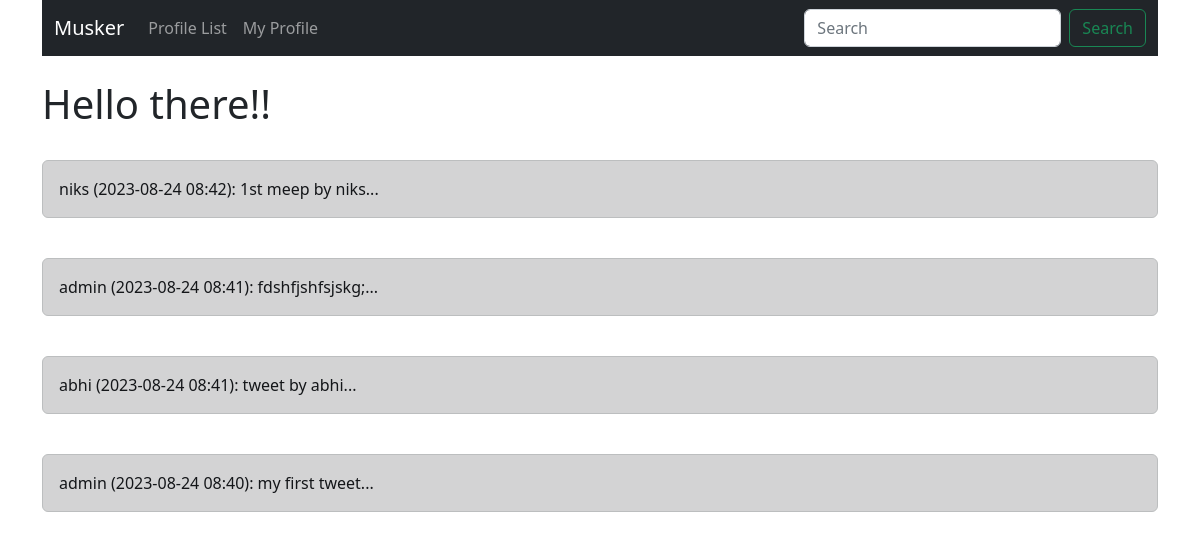
The page / (signed in) on the database its author committed.
### musker/models.py (models this page shows)
class Meep(models.Model):
    user = models.ForeignKey(
        User, related_name="meeps",
        on_delete=models.DO_NOTHING
        )
    body = models.CharField(max_length=200)
    created_at = models.DateTimeField(auto_now=True)
    def __str__(self):
        return(
            f"{self.user} "
            f"({self.created_at:%Y-%m-%d %H:%M}): "
            f"{self.body}..."
        )

### musker/views.py (the view)
# urls.py: path("", views.home, name="home"),
def home(request):
    if request.user.is_authenticated:
        meeps = Meep.objects.all().order_by("-created_at")
    return render(request, "home.html", {"meeps": meeps})

### musker/templates/home.html
{% extends "base.html"%}
{% block content %}
<h1>Hello there!!</h1>
<br>
    {% for meep in meeps %}
    <div class="alert alert-dark" role="alert">
      {{ meep }}
    </div><br>
    {% endfor %}
{% endblock %}

### rows shown on the page
Meep: user+created_at+body "niks (2023-08-24 08:42): 1st meep by niks..."
Meep: user+created_at+body "admin (2023-08-24 08:41): fdshfjshfsjskg;..."
Meep: user+created_at+body "abhi (2023-08-24 08:41): tweet by abhi..."
Meep: user+created_at+body "admin (2023-08-24 08:40): my first tweet..."
